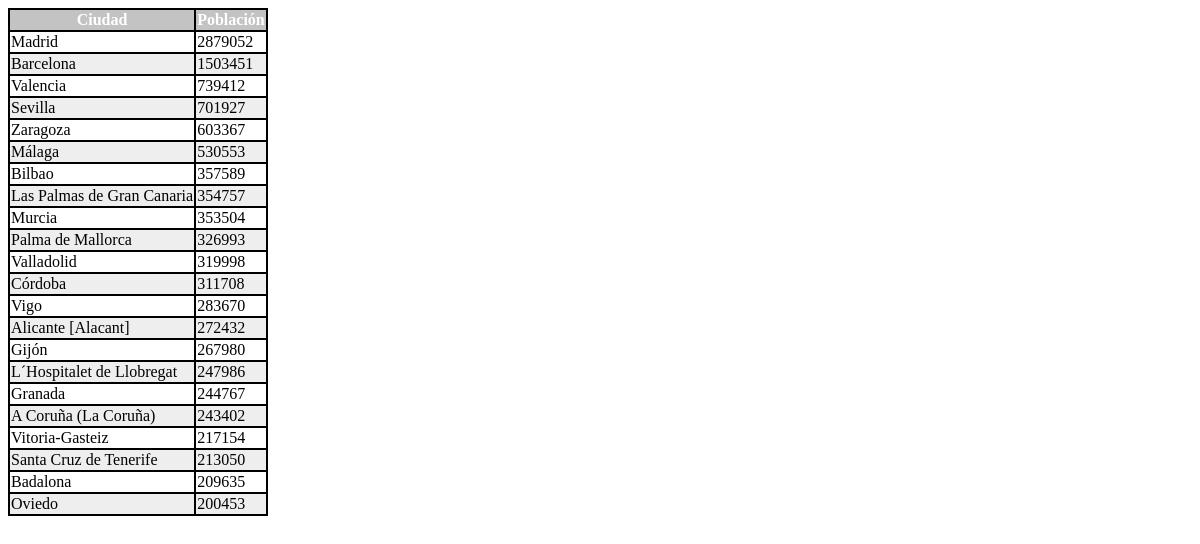
Screenshot of /Viejo/Ud3/ejercicios/scriptPDO.php with the database file from the repository.
### tables this page shows
CREATE TABLE `city` (
  `ID` INT(11) NOT NULL AUTO_INCREMENT,
  `Name` CHAR(35) NOT NULL DEFAULT '',
  `CountryCode` CHAR(3) NOT NULL DEFAULT '',
  `District` CHAR(20) NOT NULL DEFAULT '',
  `Population` INT(11) NOT NULL DEFAULT '0',
  PRIMARY KEY (`ID`),
  KEY `CountryCode` (`CountryCode`),
  CONSTRAINT `city_ibfk_1` FOREIGN KEY (`CountryCode`) REFERENCES `country` (`Code`)
);

### Viejo/Ud3/ejercicios/scriptPDO.php (the view, shortened to what this page needs)
<!DOCTYPE html>
<html lang="en">
<head>
    <link rel="stylesheet" href="CSS/hojaEstilos.css">
</head>
<body>
    <?php
        $cnx = conectar();
        $msql1 = "SELECT Name, Population FROM city WHERE CountryCode = (SELECT Code FROM country WHERE Name = 'Spain') AND (Population > 200000)";
        $res = $cnx->query($msql1) or die($cnx->error);
    ?>
    <table>
        <tr><th>Ciudad</th><th>Población</th></tr>
        <?php
        while($lista = mysqli_fetch_assoc($res)){
            echo "<tr><td>" . $lista['Name'] . "</td><td>" . $lista['Population'] . "</td></tr>";
        }
        ?>
    </table>
</body>
</html>

### CRUD/CSS/hojaEstilos.css (style rules this page uses)
body { justify-content: center; }
table { border: 2px solid black; border-collapse: collapse; }
tr, th, td { border: 2px solid black; border-collapse: collapse; }
th { background-color: rgb(196, 195, 195); color: white; }
tr:nth-child(odd) td { background-color: rgb(238, 238, 238); }

### rows the page displays
city: Name "Madrid", Population "2879052"
city: Name "Barcelona", Population "1503451"
city: Name "Valencia", Population "739412"
city: Name "Sevilla", Population "701927"
city: Name "Zaragoza", Population "603367"
city: Name "Málaga", Population "530553"
city: Name "Bilbao", Population "357589"
city: Name "Las Palmas de Gran Canaria", Population "354757"
city: Name "Murcia", Population "353504"
city: Name "Palma de Mallorca", Population "326993"
city: Name "Valladolid", Population "319998"
city: Name "Córdoba", Population "311708"
city: Name "Vigo", Population "283670"
city: Name "Alicante [Alacant]", Population "272432"
city: Name "Gijón", Population "267980"
city: Name "L´Hospitalet de Llobregat", Population "247986"
city: Name "Granada", Population "244767"
city: Name "A Coruña (La Coruña)", Population "243402"
city: Name "Vitoria-Gasteiz", Population "217154"
city: Name "Santa Cruz de Tenerife", Population "213050"
city: Name "Badalona", Population "209635"
city: Name "Oviedo", Population "200453"
